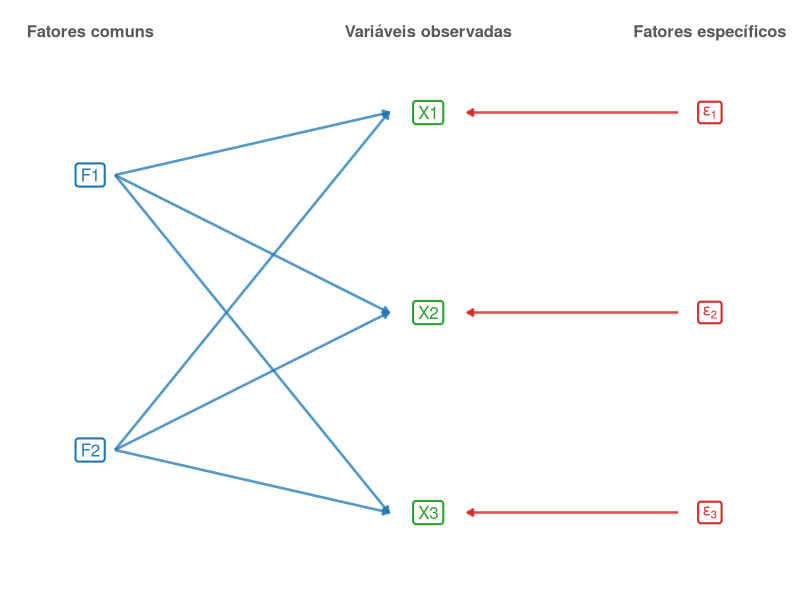
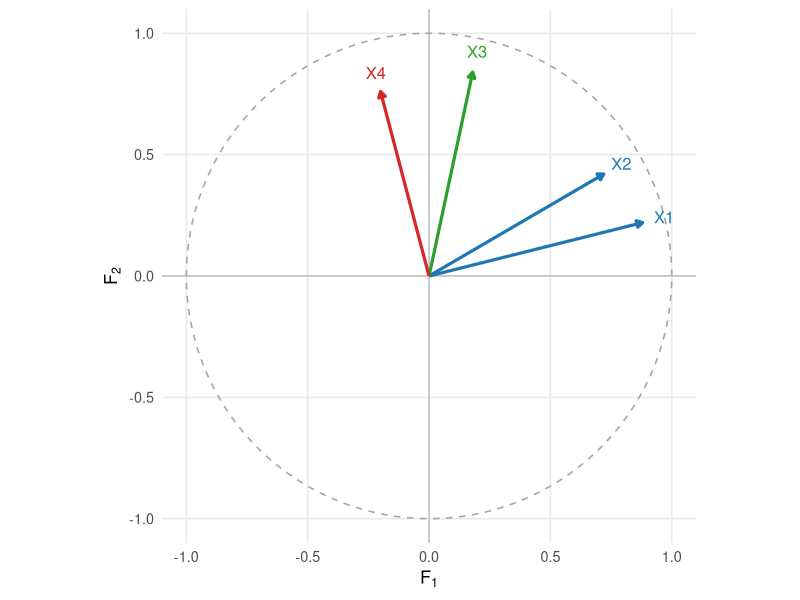
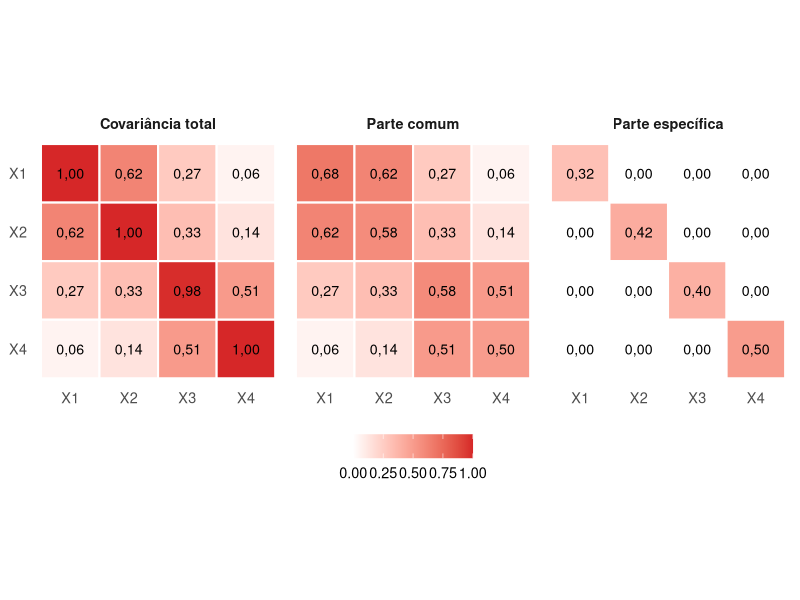
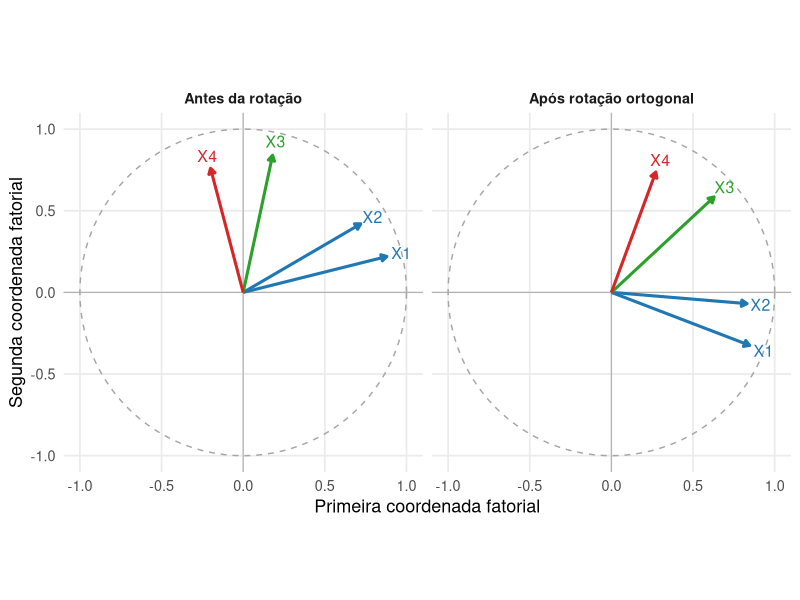

Source code (R) for these figures, in order:
## ---- chunk 1
#| label: fig-modelo-fatores-comuns
#| echo: false
#| warning: false
#| message: false
#| fig-cap: "Estrutura do modelo de fatores comuns: as variáveis observadas recebem contribuições dos fatores comuns e dos fatores específicos."
#| fig-width: 8
#| fig-height: 5.8
#| fig-align: center

library(ggplot2)

fatores <- data.frame(
  nome = c(
    "F1",
    "F2"
  ),
  x = c(
    0,
    0
  ),
  y = c(
    3.6,
    1.4
  )
)

variaveis <- data.frame(
  nome = c(
    "X1",
    "X2",
    "X3"
  ),
  x = c(
    3,
    3,
    3
  ),
  y = c(
    4.1,
    2.5,
    0.9
  )
)

especificos <- data.frame(
  nome = c(
    "epsilon[1]",
    "epsilon[2]",
    "epsilon[3]"
  ),
  x = c(
    5.5,
    5.5,
    5.5
  ),
  y = c(
    4.1,
    2.5,
    0.9
  )
)

ligacoes_fatores <- expand.grid(
  fator = fatores$nome,
  variavel = variaveis$nome,
  stringsAsFactors = FALSE
)

ligacoes_fatores <- merge(
  ligacoes_fatores,
  fatores,
  by.x = "fator",
  by.y = "nome"
)

names(
  ligacoes_fatores
)[
  names(
    ligacoes_fatores
  ) == "x"
] <- "x0"

names(
  ligacoes_fatores
)[
  names(
    ligacoes_fatores
  ) == "y"
] <- "y0"

ligacoes_fatores <- merge(
  ligacoes_fatores,
  variaveis,
  by.x = "variavel",
  by.y = "nome"
)

ligacoes_especificas <- data.frame(
  x0 = especificos$x,
  y0 = especificos$y,
  x = variaveis$x,
  y = variaveis$y
)

ggplot() +
  geom_segment(
    data = ligacoes_fatores,
    aes(
      x = x0 + 0.22,
      y = y0,
      xend = x - 0.35,
      yend = y
    ),
    linewidth = 0.9,
    color = "#1f77b4",
    alpha = 0.75,
    arrow = grid::arrow(
      length = grid::unit(
        0.16,
        "cm"
      ),
      type = "closed"
    )
  ) +
  geom_segment(
    data = ligacoes_especificas,
    aes(
      x = x0 - 0.28,
      y = y0,
      xend = x + 0.35,
      yend = y
    ),
    linewidth = 0.9,
    color = "#d62728",
    alpha = 0.8,
    arrow = grid::arrow(
      length = grid::unit(
        0.16,
        "cm"
      ),
      type = "closed"
    )
  ) +
  geom_label(
    data = fatores,
    aes(
      x = x,
      y = y,
      label = nome
    ),
    size = 4.3,
    label.size = 0.7,
    color = "#1f77b4",
    fill = "white"
  ) +
  geom_label(
    data = variaveis,
    aes(
      x = x,
      y = y,
      label = nome
    ),
    size = 4.3,
    label.size = 0.7,
    color = "#2ca02c",
    fill = "white"
  ) +
  geom_label(
    data = especificos,
    aes(
      x = x,
      y = y,
      label = nome
    ),
    size = 4,
    label.size = 0.7,
    color = "#d62728",
    fill = "white",
    parse = TRUE
  ) +
  annotate(
    "text",
    x = 0,
    y = 4.75,
    label = "Fatores comuns",
    size = 4.2,
    fontface = "bold",
    color = "gray35"
  ) +
  annotate(
    "text",
    x = 3,
    y = 4.75,
    label = "Variáveis observadas",
    size = 4.2,
    fontface = "bold",
    color = "gray35"
  ) +
  annotate(
    "text",
    x = 5.5,
    y = 4.75,
    label = "Fatores específicos",
    size = 4.2,
    fontface = "bold",
    color = "gray35"
  ) +
  coord_cartesian(
    xlim = c(
      -0.8,
      6.3
    ),
    ylim = c(
      0.2,
      5.0
    ),
    expand = FALSE
  ) +
  labs(
    x = NULL,
    y = NULL
  ) +
  theme_void(
    base_size = 13
  )
## ---- chunk 2
#| label: fig-geometria-cargas-fatoriais
#| echo: false
#| warning: false
#| message: false
#| fig-cap: "Geometria das cargas de variáveis padronizadas em um modelo com dois fatores. O quadrado do comprimento de cada vetor é a comunalidade, e o produto interno entre dois vetores é a covariância correspondente."#| fig-width: 7
#| fig-height: 6.5
#| fig-align: center

library(ggplot2)

cargas <- data.frame(
  variavel = c(
    "X1",
    "X2",
    "X3",
    "X4"
  ),
  F1 = c(
    0.88,
    0.72,
    0.18,
    -0.20
  ),
  F2 = c(
    0.22,
    0.42,
    0.84,
    0.76
  )
)

cores <- c(
  "X1" = "#1f77b4",
  "X2" = "#1f77b4",
  "X3" = "#2ca02c",
  "X4" = "#d62728"
)

circulo <- data.frame(
  angulo = seq(
    0,
    2 * pi,
    length.out = 400
  )
)

circulo$x <- cos(
  circulo$angulo
)

circulo$y <- sin(
  circulo$angulo
)

ggplot() +
  geom_hline(
    yintercept = 0,
    linewidth = 0.4,
    color = "gray70"
  ) +
  geom_vline(
    xintercept = 0,
    linewidth = 0.4,
    color = "gray70"
  ) +
  geom_path(
    data = circulo,
    aes(
      x = x,
      y = y
    ),
    linewidth = 0.55,
    linetype = "dashed",
    color = "gray65"
  ) +
  geom_segment(
    data = cargas,
    aes(
      x = 0,
      y = 0,
      xend = F1,
      yend = F2,
      color = variavel
    ),
    linewidth = 1.1,
    arrow = grid::arrow(
      length = grid::unit(
        0.17,
        "cm"
      ),
      type = "closed"
    )
  ) +
  geom_text(
    data = cargas,
    aes(
      x = 1.10 * F1,
      y = 1.10 * F2,
      label = variavel,
      color = variavel
    ),
    size = 4.2,
    show.legend = FALSE
  ) +
  scale_color_manual(
    values = cores,
    name = NULL
  ) +
  coord_equal(
    xlim = c(
      -1.1,
      1.1
    ),
    ylim = c(
      -1.1,
      1.1
    ),
    expand = FALSE
  ) +
  labs(
    x = expression(F[1]),
    y = expression(F[2])
  ) +
  theme_minimal(
    base_size = 13
  ) +
  theme(
    panel.grid.minor = element_blank(),
    legend.position = "none"
  )
## ---- chunk 3
#| label: fig-decomposicao-covariancia-fatorial
#| echo: false
#| warning: false
#| message: false
#| fig-cap: "Decomposição de uma matriz de covariâncias em estrutura comum, produzida pelas cargas fatoriais, e estrutura específica diagonal."
#| fig-width: 10
#| fig-height: 4.3
#| fig-align: center

library(ggplot2)

Phi_cargas <- matrix(
  c(
    0.80,  0.20,
    0.70,  0.30,
    0.15,  0.75,
   -0.10,  0.70
  ),
  nrow = 4,
  byrow = TRUE
)

Psi <- diag(
  c(
    0.32,
    0.42,
    0.40,
    0.50
  )
)

Sigma_comum <- Phi_cargas %*%
  t(Phi_cargas)

Sigma_total <- Sigma_comum +
  Psi

matriz_para_dados <- function(
  M,
  painel
) {

  dados <- as.data.frame(
    as.table(M)
  )

  names(dados) <- c(
    "linha",
    "coluna",
    "valor"
  )

  dados$linha <- factor(
    dados$linha,
    levels = rev(
      rownames(M)
    )
  )

  dados$coluna <- factor(
    dados$coluna,
    levels = colnames(M)
  )

  dados$painel <- painel

  dados
}

rownames(Sigma_total) <- paste0(
  "X",
  1:4
)

colnames(Sigma_total) <- paste0(
  "X",
  1:4
)

rownames(Sigma_comum) <- paste0(
  "X",
  1:4
)

colnames(Sigma_comum) <- paste0(
  "X",
  1:4
)

rownames(Psi) <- paste0(
  "X",
  1:4
)

colnames(Psi) <- paste0(
  "X",
  1:4
)

dados_figura <- rbind(
  matriz_para_dados(
    Sigma_total,
    "Covariância total"
  ),
  matriz_para_dados(
    Sigma_comum,
    "Parte comum"
  ),
  matriz_para_dados(
    Psi,
    "Parte específica"
  )
)

dados_figura$painel <- factor(
  dados_figura$painel,
  levels = c(
    "Covariância total",
    "Parte comum",
    "Parte específica"
  )
)

ggplot(
  dados_figura,
  aes(
    x = coluna,
    y = linha,
    fill = valor
  )
) +
  geom_tile(
    color = "white",
    linewidth = 0.7
  ) +
  geom_text(
    aes(
            label = sub(
        ".",
        ",",
        sprintf(
          "%.2f",
          valor
        ),
        fixed = TRUE
      )
    ),
    size = 3.6
  ) +
  facet_wrap(
    vars(painel),
    nrow = 1
  ) +
  scale_fill_gradient2(
    low = "#1f77b4",
    mid = "white",
    high = "#d62728",
    midpoint = 0,
    name = NULL
  ) +
  coord_equal() +
  labs(
    x = NULL,
    y = NULL
  ) +
  theme_minimal(
    base_size = 13
  ) +
  theme(
    panel.grid = element_blank(),
    strip.text = element_text(
      face = "bold"
    ),
    legend.position = "bottom"
  )
## ---- chunk 4
#| label: fig-rotacao-cargas-fatoriais
#| echo: false
#| warning: false
#| message: false
#| fig-cap: "Uma rotação ortogonal modifica as coordenadas das cargas, mas preserva comprimentos, produtos internos, comunalidades e a matriz de covariâncias comuns."
#| fig-width: 9
#| fig-height: 4.8
#| fig-align: center

library(ggplot2)

Phi_cargas <- matrix(
  c(
    0.88, 0.22,
    0.72, 0.42,
    0.18, 0.84,
   -0.20, 0.76
  ),
  nrow = 4,
  byrow = TRUE
)

theta <- 35 * pi / 180

T_rot <- matrix(
  c(
     cos(theta), -sin(theta),
     sin(theta),  cos(theta)
  ),
  nrow = 2,
  byrow = TRUE
)

Phi_rot <- Phi_cargas %*% T_rot

dados_original <- data.frame(
  variavel = c(
    "X1",
    "X2",
    "X3",
    "X4"
  ),
  F1 = Phi_cargas[, 1],
  F2 = Phi_cargas[, 2],
  painel = "Antes da rotação"
)

dados_rotacao <- data.frame(
  variavel = c(
    "X1",
    "X2",
    "X3",
    "X4"
  ),
  F1 = Phi_rot[, 1],
  F2 = Phi_rot[, 2],
  painel = "Após rotação ortogonal"
)

dados <- rbind(
  dados_original,
  dados_rotacao
)

dados$painel <- factor(
  dados$painel,
  levels = c(
    "Antes da rotação",
    "Após rotação ortogonal"
  )
)

circulo <- data.frame(
  angulo = seq(
    0,
    2 * pi,
    length.out = 400
  )
)

circulo$x <- cos(
  circulo$angulo
)

circulo$y <- sin(
  circulo$angulo
)

cores <- c(
  "X1" = "#1f77b4",
  "X2" = "#1f77b4",
  "X3" = "#2ca02c",
  "X4" = "#d62728"
)

ggplot() +
  geom_hline(
    yintercept = 0,
    linewidth = 0.4,
    color = "gray70"
  ) +
  geom_vline(
    xintercept = 0,
    linewidth = 0.4,
    color = "gray70"
  ) +
  geom_path(
    data = circulo,
    aes(
      x = x,
      y = y
    ),
    linewidth = 0.5,
    linetype = "dashed",
    color = "gray65"
  ) +
  geom_segment(
    data = dados,
    aes(
      x = 0,
      y = 0,
      xend = F1,
      yend = F2,
      color = variavel
    ),
    linewidth = 1.05,
    arrow = grid::arrow(
      length = grid::unit(
        0.16,
        "cm"
      ),
      type = "closed"
    )
  ) +
  geom_text(
    data = dados,
    aes(
      x = 1.10 * F1,
      y = 1.10 * F2,
      label = variavel,
      color = variavel
    ),
    size = 4,
    show.legend = FALSE
  ) +
  facet_wrap(
    vars(painel)
  ) +
  scale_color_manual(
    values = cores,
    name = NULL
  ) +
  coord_equal(
    xlim = c(
      -1.1,
      1.1
    ),
    ylim = c(
      -1.1,
      1.1
    ),
    expand = FALSE
  ) +
  labs(
    x = "Primeira coordenada fatorial",
    y = "Segunda coordenada fatorial"
  ) +
  theme_minimal(
    base_size = 13
  ) +
  theme(
    panel.grid.minor = element_blank(),
    legend.position = "none",
    strip.text = element_text(
      face = "bold"
    )
  )
